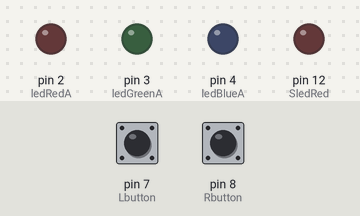
A sketch run on a simulated Arduino Uno, built with avr-gcc and run on an emulated ATmega328P. Parts: output pins drawn as LEDs (lit = HIGH). Inputs (shaded band) come from the test bench; at power-on: pin 7 (Lbutton) HIGH, pin 8 (Rbutton) HIGH.

Above: at 1.2 s.
1.3 s: pin 7 (Lbutton) pulled LOW for 0.15 s
At 1.37 s:
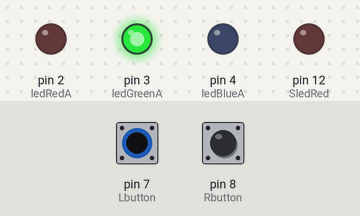
2.9 s: pin 8 (Rbutton) pulled LOW for 0.15 s
At 2.97 s:
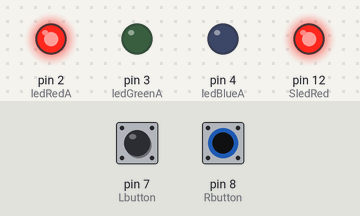
4.5 s: pin 8 (Rbutton) pulled LOW for 3.2 s
At 8.5 s:
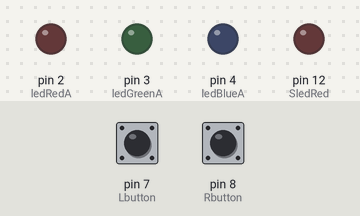
9.2 s: pin 7 (Lbutton) pulled LOW for 3.2 s
At 9.7 s:
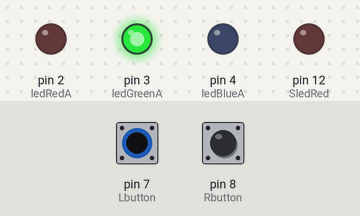
13.9 s: pin 7 (Lbutton) driven LOW and pin 8 (Rbutton) driven LOW
At 14.5 s:
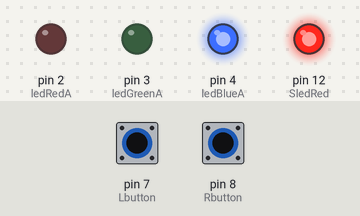
Timing chart, 0 to 16.4 s (numbered marks = the images above; inputs shaded):
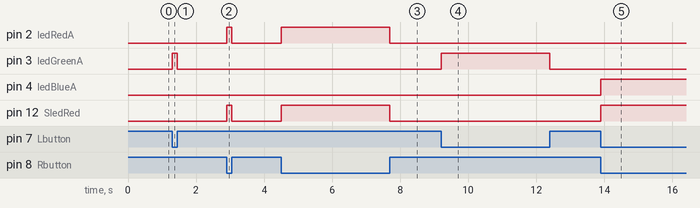

Measured:
- after the input at 1.3 s, pin 3 (ledGreenA): LOW → HIGH at once, → LOW 0.15 s later
- after the input at 2.9 s, pin 2 (ledRedA), pin 12 (SledRed): LOW → HIGH at once, → LOW 0.15 s later
- after the input at 4.5 s, pin 2 (ledRedA), pin 12 (SledRed): LOW → HIGH at once, → LOW 3.2 s later
- after the input at 9.2 s, pin 3 (ledGreenA): LOW → HIGH at once, → LOW 3.2 s later
- after the input at 13.9 s, pin 4 (ledBlueA), pin 12 (SledRed): LOW → HIGH at once

The sketch:

RGB_LED_Button_Controller.ino
```cpp
int ledRedA = 2;
int ledGreenA = 3;
int ledBlueA = 4;
int Lbutton = 7;
int Rbutton = 8;
int SledRed = 12;
//ground button is on GND, int creates signal connection to arduino
//L,Rbutton is connection to 7,8
//ledredA,GreenA,BlueA is one LED on pins 2,3,4
//S aka single ledred is connected to pin 12

//created pinmode for LED, A, B, C output, and Sled, and L,R Button
//created digital write for all LED to have control for them on arduinoboard possibly LOL
//Still learning here C++ differnt from python and more strict
void setup() {
pinMode(ledRedA, OUTPUT);
pinMode(ledGreenA, OUTPUT);
pinMode(ledBlueA, OUTPUT);
pinMode(SledRed, OUTPUT);
pinMode(Lbutton, INPUT_PULLUP);
pinMode(Rbutton, INPUT_PULLUP);
digitalWrite(ledRedA, LOW);
digitalWrite(ledGreenA, LOW);
digitalWrite(ledBlueA, LOW);
digitalWrite(SledRed, LOW);
}

void loop()
{
  if (digitalRead(Rbutton) == LOW && digitalRead(Lbutton) == LOW) //if checking to see on pin 8 if the L button is pressed = LOW
  {
    digitalWrite(SledRed, HIGH);//left and right buttons activate COP mode red and blue
    digitalWrite(ledBlueA,HIGH);
    digitalWrite(ledGreenA, LOW);
    digitalWrite(ledRedA, LOW);
  }
  else if(digitalRead(Rbutton) == LOW)
  {
    digitalWrite(SledRed, HIGH); // right button activates all red
    digitalWrite(ledBlueA,LOW);
    digitalWrite(ledGreenA, LOW);
    digitalWrite(ledRedA, HIGH);
  }
  else if(digitalRead(Lbutton) == LOW)
  {
    digitalWrite(SledRed, LOW);
    digitalWrite(ledBlueA,LOW);
    digitalWrite(ledGreenA, HIGH);
    digitalWrite(ledRedA, LOW);
  }
  else{
  digitalWrite(SledRed, LOW);
  digitalWrite(ledBlueA,LOW);
  digitalWrite(ledGreenA, LOW);
  digitalWrite(ledRedA, LOW);
  }
}
```
